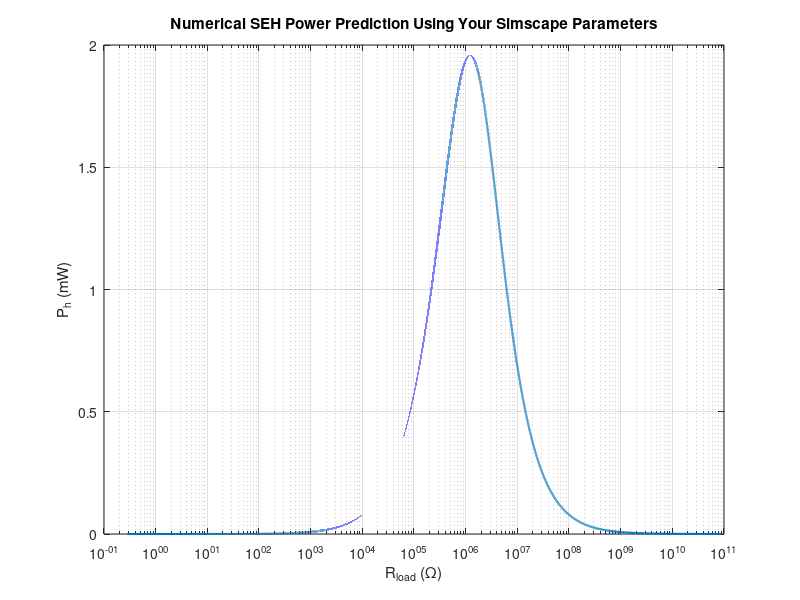

Write the MATLAB code that produced this figure.
clear; clc; close all;

%% Parameters from your current Simscape Piezo Bender screenshot
Cp = 15e-9;              % F
Vrated = 180;            % V
Fblock = 0.414;          % N
xfree = 0.233e-3;        % m
M = 1.6e-3;              % kg

alpha = Fblock / Vrated;
K = Fblock / xfree;

L = M / alpha^2;
C = alpha^2 / K;

% Rayleigh damping: using stiffness-proportional value from your screenshot
beta = 1e-5;             % s
D = beta * K;
R = D / alpha^2;

%% Excitation
f = 185;                 % Hz
w = 2*pi*f;

a_rms = 10;              % m/s^2, same style as paper
a_peak = sqrt(2)*a_rms;

v_source_peak = a_peak / w;
Veq = (M/alpha) * a_peak;

fprintf("Use PS Sine Wave amplitude = %.6f m/s\n", v_source_peak);
fprintf("alpha = %.6g N/V\n", alpha);
fprintf("K = %.6g N/m\n", K);
fprintf("L = %.6g H\n", L);
fprintf("C = %.6g F\n", C);
fprintf("Cp = %.6g F\n", Cp);
fprintf("R = %.6g Ohm\n", R);
fprintf("Veq = %.6g V peak\n", Veq);
fprintf("Approx natural frequency = %.3f Hz\n", 1/(2*pi*sqrt(L*C)));

%% Rectifier setting
% Use VF = 0 if your Simscape rectifier is ideal.
% Use VF = 1.0 if your bridge has about 1 V total conducting drop.
VF = 1.0;

%% Sweep normalized rectified voltage
vtilde = linspace(1e-6, 1-1e-6, 200000);

theta = acos(1 - 2*vtilde);

ReZ = (1./(pi*w*Cp)) .* sin(theta).^2;
XE  = (1./(pi*w*Cp)) .* (sin(theta).*cos(theta) - theta);

XL = w*L;
XC = -1/(w*C);

Ieq = Veq ./ sqrt((XL + XC + XE).^2 + (R + ReZ).^2);

Voc = Ieq ./ (w*Cp);

vFtilde = VF ./ Voc;

Rh = (4./(pi*w*Cp)) .* (vtilde - vFtilde) .* (1 - vtilde);
Rd = (4./(pi*w*Cp)) .* vFtilde .* (1 - vtilde);

Ph = 0.5 .* Ieq.^2 .* Rh;

Vstore = vtilde .* Voc - VF;
Rload_num = Vstore.^2 ./ Ph;

valid = Ph > 0 & Vstore > 0 & isfinite(Rload_num);

Rload_num = Rload_num(valid);
Ph = Ph(valid);
Vstore = Vstore(valid);
vtilde = vtilde(valid);

[Phmax, idx] = max(Ph);

fprintf("\n--- Numerical SEH prediction ---\n");
fprintf("Max harvested power = %.6f W = %.3f mW\n", Phmax, Phmax*1e3);
fprintf("Optimal Rload = %.6g Ohm\n", Rload_num(idx));
fprintf("Optimal Vstore = %.6g V\n", Vstore(idx));
fprintf("Optimal Vrect/Voc = %.4f\n", vtilde(idx));

figure;
semilogx(Rload_num, Ph*1e3, 'LineWidth', 1.5);
grid on;
xlabel('R_{load} (\Omega)');
ylabel('P_h (mW)');
title('Numerical SEH Power Prediction Using Your Simscape Parameters');
